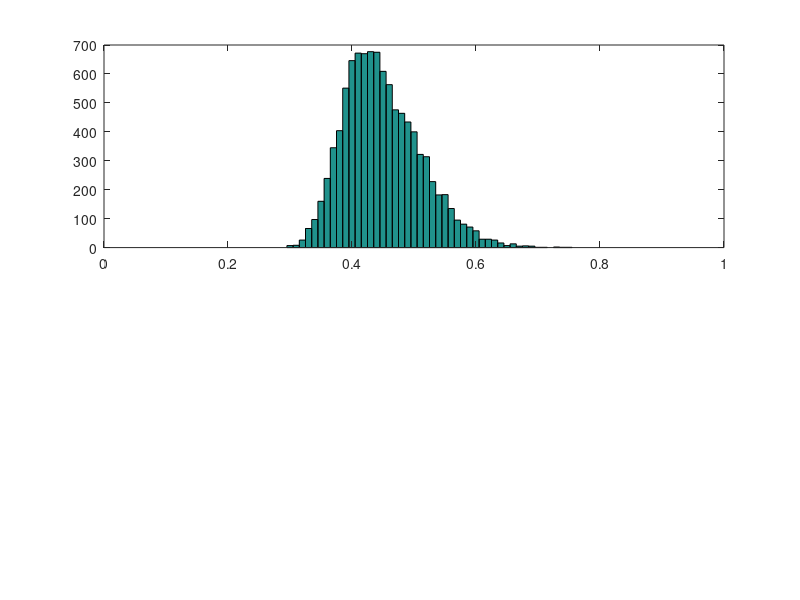

This chart was generated by the following MATLAB code: (Note: this script raises an error after producing the figure.)
s1    = 1;rho12=0.4;
s2    = 1;rho13=0.9;
s3    = 1;rho23=-0.8;
df    = 16;
% draw sample
for z=-9:9
    rho12 = z/10;
    res = [];
    %sigma = [s1 sqrt(s2*s1)*rho;sqrt(s2*s1)*rho s2];
    sigma = rand(4,4);
    sigma = 0.5*(sigma+sigma');
    sigma = sigma + 4*eye(4);
    for i=1:1e4
        out = wishrnd(sigma,df);
        s   = svd(out/df);
        res = [res;s(1)/(s(1)+s(2)+s(3)+s(4))];
    end
    subplot(2,1,1)
    hist(res,[0:0.01:1])
    xlim([0 1])
    title(['rho=' num2str(rho)])
    subplot(2,1,2)
    pf = hist(res,[0:0.01:1]);
    phat = betafit(res);
    of = betapdf([0:0.01:1],phat(1),phat(2));
    plot([0:0.01:1],of);
    hold on
    plot([0:0.01:1],pf/1e2);
    hold off
    pause()
end